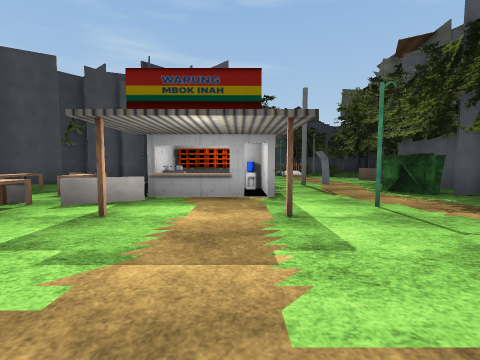
[1] (above)

22 first-person views from a walk through a 3-D level made in the Unity game engine. The camera is 1.3 m above the floor, tilts 4° down and sees 90° across. The floor is counted in squares, 2.18 m on a side. Each view is taken from the middle of a square. On the plan, view 1 faces up. The plan holds only what a view shows up to about 9 squares ahead; the rest is blank. The place goes on beyond the plan. The player character is not drawn. Some surface patterns are stand-ins.

[2]
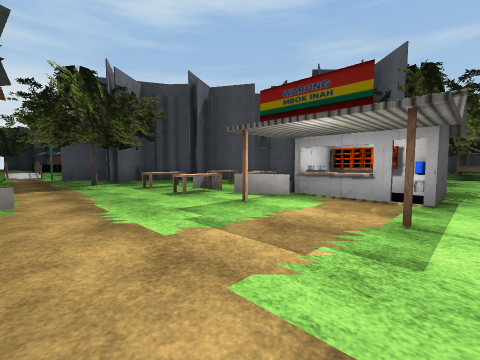

[3]
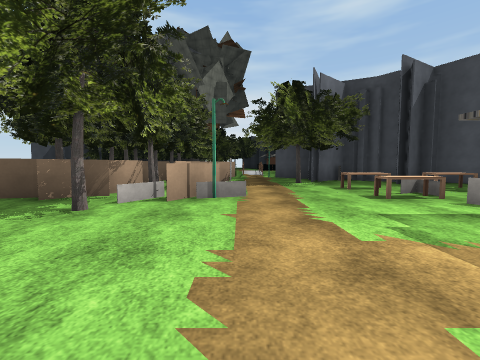

[4]
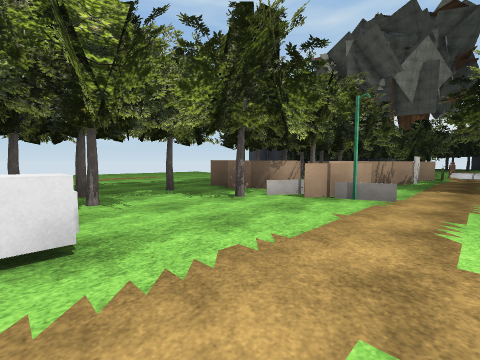

[5]
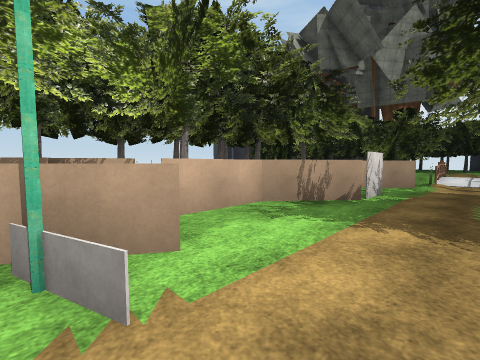

[6]
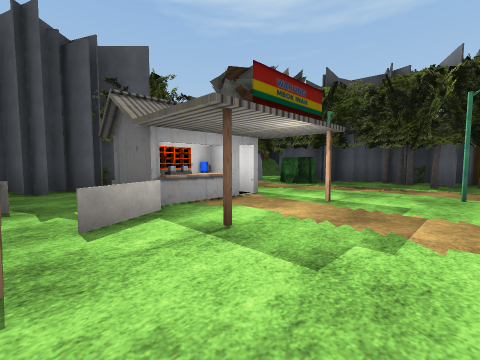

[7]
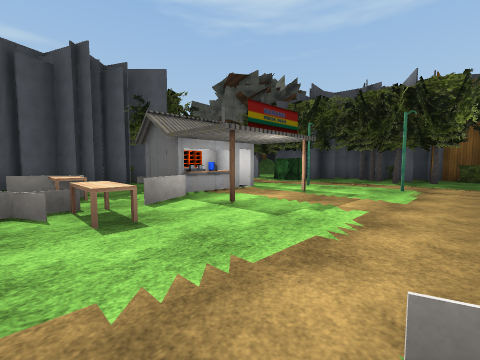

[8]
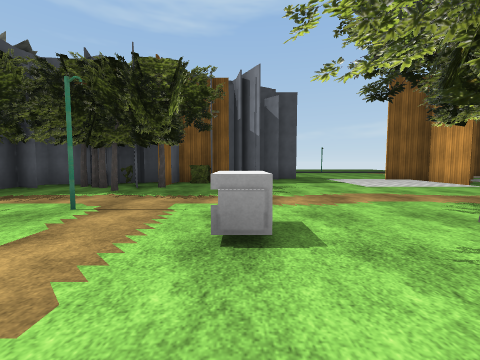

[9]
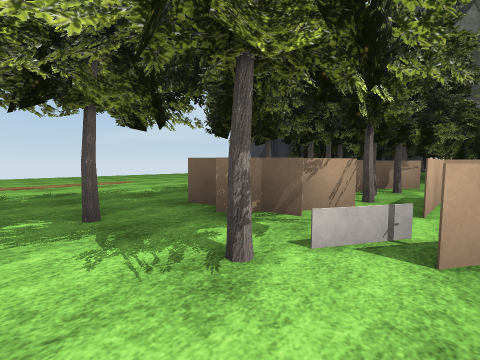

[10]
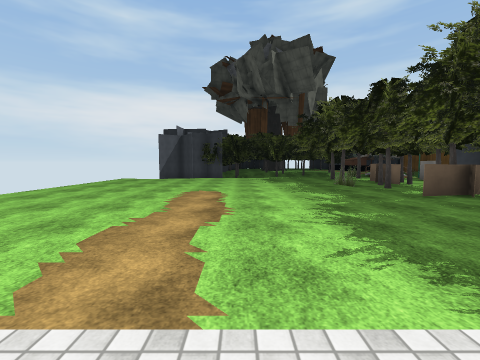

[11]
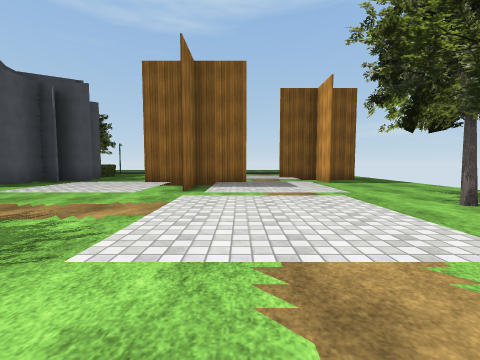

[12]
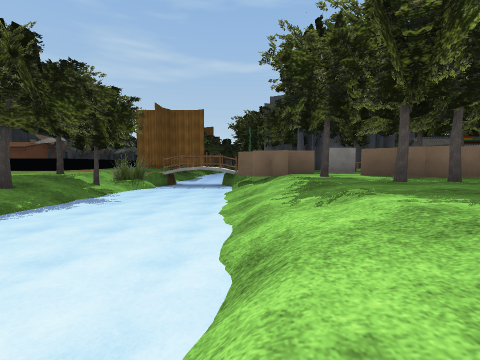

[13]
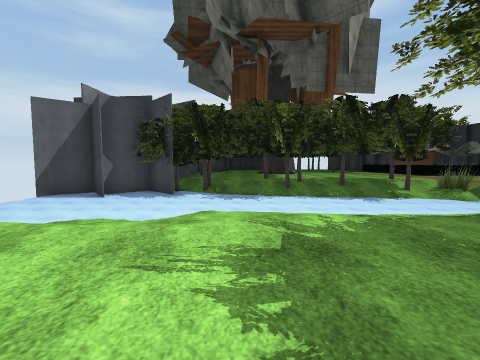

[14]
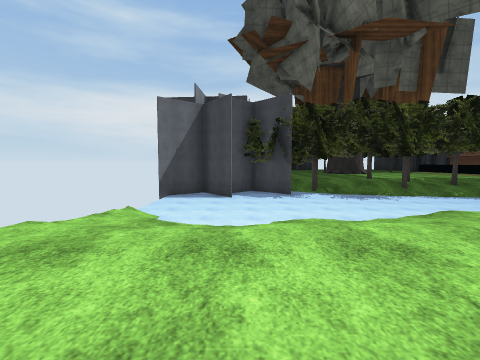

[15]
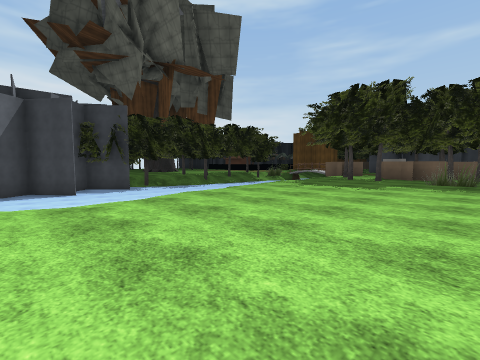

[16]
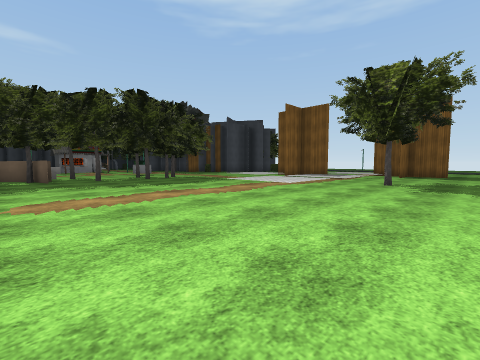

[17]
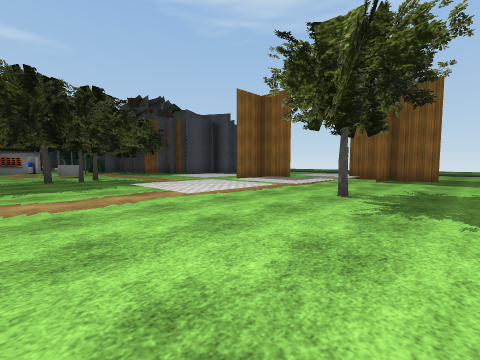

[18]
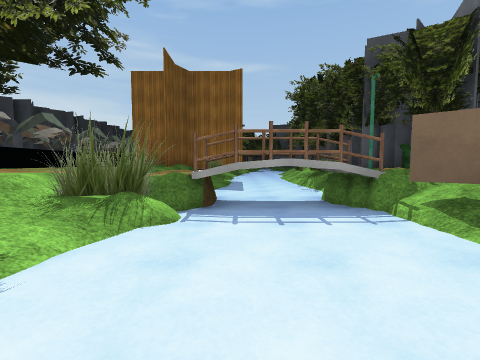

[19]
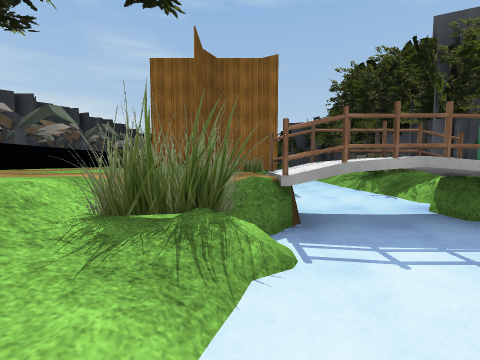

[20]
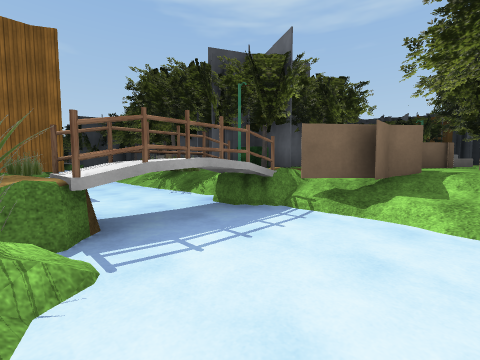

[21]
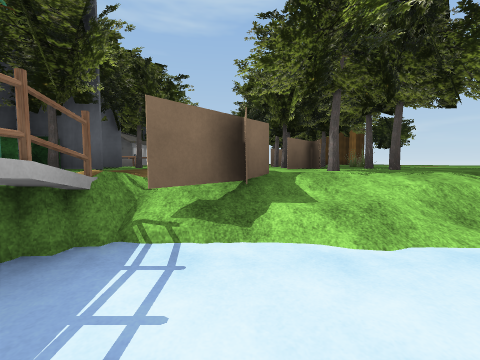

[22]
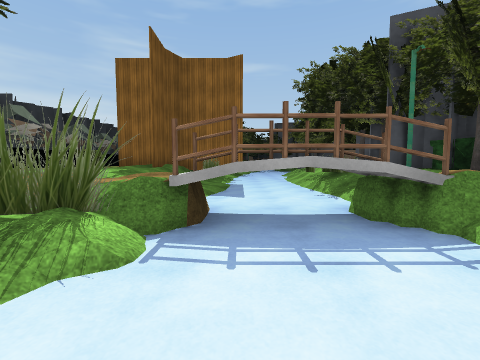

### Floor plan
Key: @ floor where view 1 was taken; # wall or solid block; x gap in a wall; . main floor; : floor 0.25 m higher than the main floor; - floor 1 m lower than the main floor; / step, stairs or slope; = window, fence, low wall or low ledge; v drop or lower ground; O other object.
Columns run from 20 left of view 1 to 11 right of it. Each row starts with its distance up from view 1.
 11                     ./
 10                     ..
  9                #    ....
  8               ######O...
  7        --/ O ####### .#.#
  6   #    --/=###.....  ....
  5  #######-/## ##OOO.OOxO#O#
  4 O#   ##-- ####  O.OO#..###
  3    ..//--O#### O.O#.....##
  2    ..//--//####.........##
  1    ..//OOO/..x........#. ###
  0   ..###O/O/.=#...O..@.. ..##
 -1   ..#=---/OO#OOO.O...O...  ##
 -2     .=---//.####OO#.........#
 -3     #/---//######O# ##......#.
 -4      /---// #### O#.##. /::...
 -5     x=---//  .##....  ../::
 -6     v=---///............//#
 -7     //---//..........///..#
 -8     #----//........../::/:#
 -9     ##---//........../::/::.:
-10     ##----/.............///./#
-11     #-----/.............. ..##
-12     ##---///.................#..
-13     #---///.....................

Positions as (right, up) in squares from view 1, and headings:
1: (0, 0), facing up
2: (1, 0), facing up-left
3: (1, 0), facing left
4: (1, 1), facing down-left
5: (-3, 1), facing down-left
6: (-3, 1), facing up-right
7: (-4, 0), facing up-right
8: (-1, -1), facing right
9: (-1, -1), facing down-left
10: (2, -8), facing left
11: (0, -8), facing right
12: (-11, -8), facing up
13: (-7, -7), facing left
14: (-7, -11), facing left
15: (-5, -13), facing up-left
16: (-4, -13), facing up-right
17: (-1, -13), facing up-right
18: (-13, -3), facing up
19: (-14, -2), facing up
20: (-14, -2), facing up-right
21: (-13, -1), facing right
22: (-13, -2), facing up
